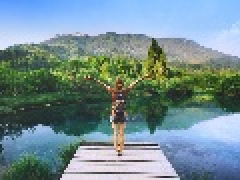
#> input picture geometric_transformation/small.jpg, 120 x 90 px (shown 2 times larger)
$ python euclidean.py
#> lines starting #> are read from the running program, lines starting #| are printed output that depends on the picture
import cv2
import numpy as np
image=cv2.imread('small.jpg')
#> image is the input picture: shape (90, 120, 3); mean B, G, R 148, 141.7, 116.7
# Euclidean-subset of affine
#    Same application process as affine transform

matrix=np.float32([[1,0,100],[0,1,100]])
# apply to image
euc_image=cv2.warpAffine(image,matrix,(image.shape[1]+100,image.shape[0]+100))
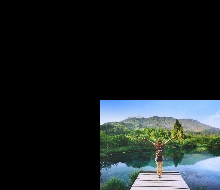
#> euc_image: shape (190, 220, 3); mean B, G, R 38.2, 36.6, 30.1
cv2.imshow('orig',image)
cv2.imshow('euc',euc_image)
cv2.waitKey(0)
cv2.destroyAllWindows()
